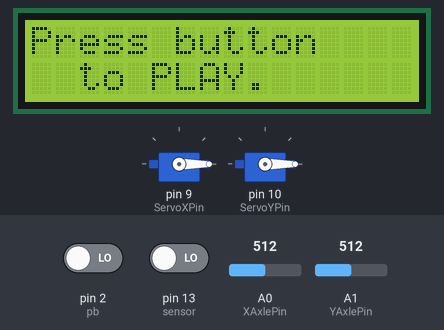
This sketch was run on a simulated Arduino Uno, built with avr-gcc and run on an emulated ATmega328P. Parts: 16×2 character LCD, 2 × servo. The inputs (shaded band) are chosen by the test bench; at power-on: pin 2 (pb) LOW, pin 13 (sensor) LOW, A0 (XAxlePin) = 512, A1 (YAxlePin) = 512. What the sketch prints to the serial monitor is not drawn.

Above: at 1.2 s.
1.3 s: pin 2 (pb) driven HIGH
At 2.5 s:
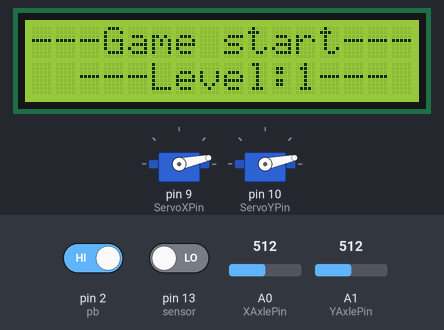
3.4 s: pin 13 (sensor) driven HIGH
6.4 s: A0 (XAxlePin) set to 306
At 7.2 s:
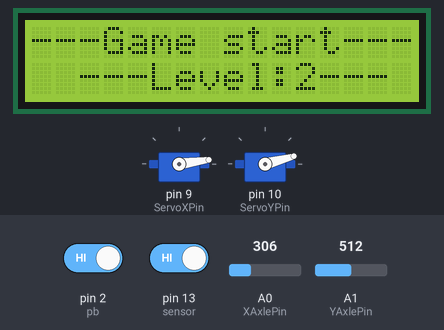
9.4 s: pin 2 (pb) driven LOW
At 9.49 s:
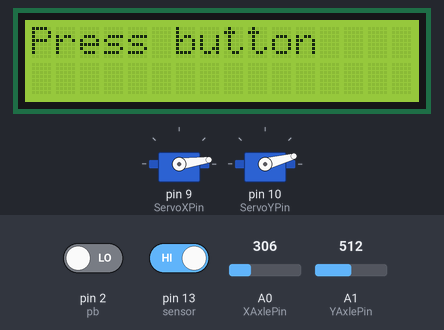
12.4 s: A0 (XAxlePin) set to 716
At 12.7 s:
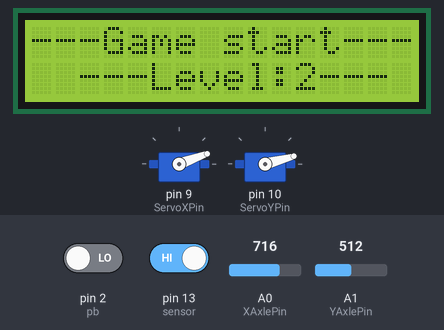
15.4 s: A1 (YAxlePin) set to 354
At 15.7 s:
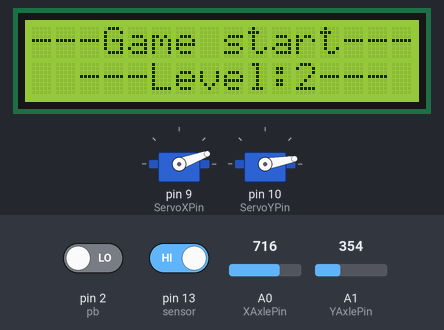
16.9 s: A1 (YAxlePin) set to 324
At 17.4 s:
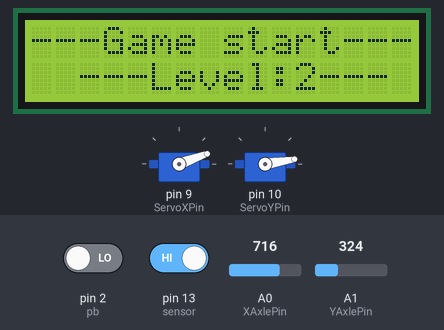
Timing chart, 0 to 19.9 s (numbered marks = the images above; inputs shaded):
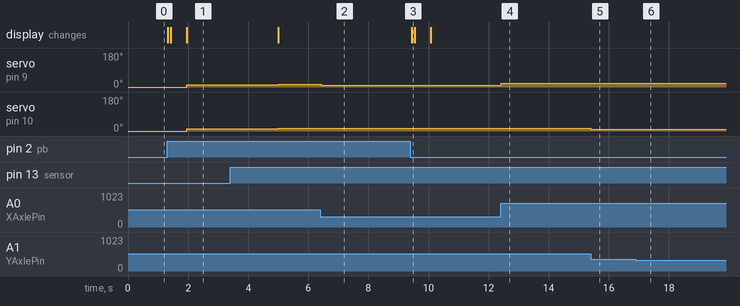

Measured:
- after the input at 1.3 s, servo on pin 9 (ServoXPin), servo on pin 10 (ServoYPin): 0° → 12° after 0.66 s; the display: first changes at once (image 1 shows a later state)
- after the input at 6.4 s, servo on pin 9 (ServoXPin): 15° → 8° at once
- after the input at 9.4 s, the display: changes at once (image 3)
- after the input at 12.4 s, servo on pin 9 (ServoXPin): 8° → 20° at once
- after the input at 15.4 s, servo on pin 10 (ServoYPin): 15° → 10° at once
- after the input at 16.9 s, servo on pin 10 (ServoYPin): 10° → 9° at once

The sketch:

Game.ino
```cpp
#include <Wire.h>                   //include wire library for I2C
#include <LiquidCrystal_I2C.h>      //include LCD I2C library
#include <Servo.h>                  //include servo library

LiquidCrystal_I2C lcd(0x27, 16, 2); //determine the rows and cols of LCD
Servo myServoX;                     // define servo motor for X-axis
Servo myServoY;                     // define servo motor for Y-axis

int ServoXPin = 9;                  // define  X-axis pin
int ServoYPin = 10;                 // define  Y-axis pin
int pb = 2;                         // define push button pin
int sensor = 13;                     // define ir sensor pin

int ServoXHomePos = 0;             // set home position for servo for X-axis
int ServoYHomePos = 0;             // set home position for servo for Y-axis
int ServoXPos;                      // define integer for Servo X position
int ServoYPos;                      // define integer for Servo Y position
int XAxlePin = A0;                  // define  X-axis pin control for joystick A0
int YAxlePin = A1;                  // define  Y-axis pin control for joystick A1
int XAxleValue = 0;                 // set start up X-axis value for joystick
int YAxleValue = 0;                 // set start up Y-axis value for joystick
//int range = 12;                     // output range of X or Y movement
/*int center = range/2;               // resting position value
int threshold = range/4;            // resting threshold
*/
int range;                          // output range of X or Y movement
int level = 1;                      // define level of the game

int pbstate;                        // define state of push button as integer
int prevpb = LOW;                   // define state of previous push button pin as integer

int game = LOW;                     // define status of game as integer

unsigned long lastDebounceTime = 0; // the last time the output pin was toggled
unsigned long debounceDelay = 50;   // the debounce time; increase if the output flickers

void setup()
{
    lcd.init();                     // initialize lcd
    lcd.backlight();                // backlight the lcd
    lcd.clear();                    // clear the lcd

    pinMode(sensor, INPUT);         //set sensor as an input

    myServoX.attach(ServoXPin);     // attaching servo X
    myServoY.attach(ServoYPin);     // attaching servo Y
    ServoXPos = ServoXHomePos;      // update ServoXPos with home position as startup (90 degree)
    ServoYPos = ServoYHomePos;      // update ServoYPos with home position as startup (90 degree)
    myServoX.write(ServoXPos);      // write angle of servo X -axis (start at home position)
    myServoY.write(ServoYPos);      // write angle of servo Y -axis (start at home position)

    Serial.begin(9600);             // initialize serial monitor baud rate
    Serial.println("Press button to PLAY.");  // display the sentence at serial monitor
    lcd.setCursor(0,0);             // set cursor position at row 0 col 0
    lcd.print("Press button");      // display the sentence at LCD
    lcd.setCursor(2,1);             // set cursor position at row 1 col 2
    lcd.print("to PLAY.");          // display the sentence at LCD
}

void loop()
{
    lcd.setCursor(0,0);             // set cursor position at row 0 col 0

    int reading = digitalRead(pb);  // read push button input and store to reading
    if (reading != prevpb)          // check if push button is not pressed
    {
        lastDebounceTime = millis();// reset the debouncing timer
        lcd.clear();                // clear the lcd
        Serial.println("Press button to PLAY."); // display the sentence at serial monitor
        lcd.setCursor(0,0);         // set cursor position at row 0 col 0
        lcd.print("Press button");  // ask user to start the game
        lcd.setCursor(2,1);         // set cursor position at row 1 col 2
        delay(100);                 // delay 100ms
        lcd.print("to PLAY.");      // display the sentence at LCD
        delay(500);                 // delay 100ms
    }

    if ((millis() - lastDebounceTime) > debounceDelay)  //if debounce is done
    {
        if (reading != pbstate)     //check if current pushbutton equal with the reading value
        {
              pbstate = reading;    // store reading to current state of push button
              if (pbstate == HIGH)  // if push button is HIGH
              {
                game = !game;       // game status is OFF
              }
        }
    }
    if(game == HIGH)                // check if game status is ON
    {
        lcd.clear();                // clear the LCD
        Serial.println("Game start"); // display the sentence at serial monitor
        lcd.setCursor(0,0);         // set cursor position at row 0 col 0
        lcd.print("---Game start---");  // indicates game has start at LCD

        Serial.print("Level: ");    // display the sentence at serial monitor
        lcd.setCursor(2,1);         // set cursor position at row 1 col 2
        lcd.print("---Level: ");    // show the level at LCD

        Serial.println(level);      // display the current level at serial monitor
        lcd.setCursor(11,1);        // set cursor position at row 1 col 11
        lcd.print(level);           // display the current level at LCD
        lcd.setCursor(12,1);        // set cursor position at row 1 col 12
        lcd.print("---");           // show the symbol at LCD

        switch(level)               // check case of the switch based on the level of the game
        {
             case 1: range = 25; break;  // level 1, range is
             case 2: range = 30; break;  // level 2, range is
             case 3: range = 20; break;  // level 3, range is
             case 4: range = 25; break;  // level 4, range is
             default:
             {
                Serial.println("You have achieved the highest level. Congratulations.");  // display the sentence at serial monitor
                game = !game;       // change status of game as OFF
                lcd.clear();        // clear the LCD
                lcd.setCursor(0,0); // set cursor position at row 0 col 0
                lcd.print("You have achieved");
                lcd.setCursor(0,1); // set cursor position at row 1 col 0
                delay(1000);        // delay 1000ms
                lcd.print("the highest level");
                delay(3000);        // delay 3000ms
                lcd.clear();        // clear the LCD
                lcd.setCursor(0,1); // set cursor position at row 1 col 0
                lcd.print("Congratulations.");  // congrats the winner passing all stages of the game
                break;              // break the switch loop
             }
        }
        if(game == HIGH)  // if game status is still ON
        {
          gamestart();    // start the game
        }

        delay(10);        // delay 10 ms
    }
    prevpb = reading;     // store reading at prev push button state
}

void gamestart()          // game starts
{
    XAxleValue = readAxis(XAxlePin);  // store X-Axis value after read in readAxis loop
    YAxleValue = readAxis(YAxlePin);  // store Y-Axis value after read in readAxis loop

    Serial.print(XAxleValue);       // display the X Axis value
    Serial.print(" - ");            // display -
    Serial.println(YAxleValue);     // display the Y Axis value

    myServoX.write(XAxleValue);     // rotate the servo to the X Axis value
    myServoY.write(YAxleValue);     // rotate the servo to the Y Axis value

    int goal = digitalRead(sensor); // read the status of the level (done or incomplete)
    if(goal == LOW)                 // if the goal at the current level is completed
    {
      level++;                      // increase the level of the game
      delay(3000);                  // delay 3000 ms
    }
}

int readAxis(int thisAxis)          // function to determine the value of X-Axis
{
    int reading = analogRead(thisAxis); // read the analog input
    reading = map(reading, 0, 1023, 0, range); // map the reading from the analog input range to the output range:

    return reading; //distance;                  // send distance value to the call function
}
```
